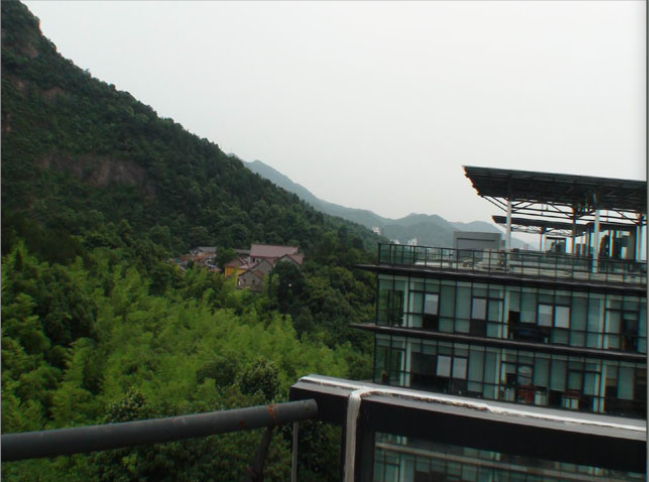
//> input picture BOF/Bag_Of_Feature/Bag_Of_Feature/p2.png, 649 x 482 px
$ ./main   (built with g++ and OpenCV 4)
//> lines starting //> are read from the running program, lines starting //| are printed output that depends on the picture
#include "highgui/highgui.hpp"
#include "opencv2/nonfree/nonfree.hpp"
#include "opencv2/legacy/legacy.hpp"
#include <iostream>
using namespace cv;
using namespace std;
int main()
{
	Mat image01 = imread("p2.png",1);//右图
//> image01 is the input picture: 482 rows x 649 cols, CV_8UC3; mean B, G, R 104.6, 114.2, 106.6
	Mat image02 = imread("p1.png",1);//左图
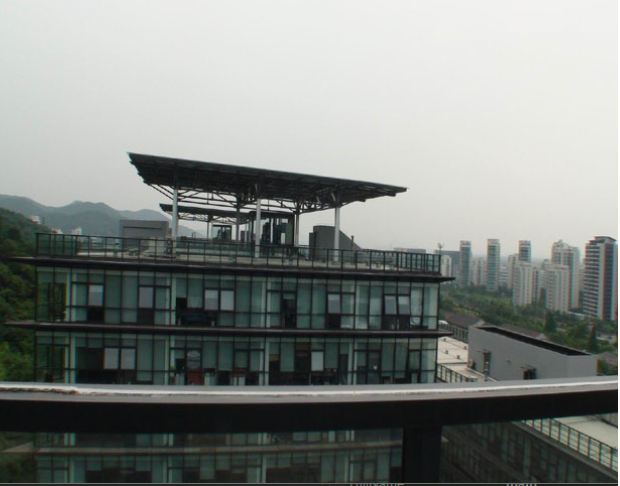
//> input picture BOF/Bag_Of_Feature/Bag_Of_Feature/p1.png, 620 x 486 px
//> image02 is the input picture: 486 rows x 620 cols, CV_8UC3; mean B, G, R 131, 134.5, 130.2

	//灰度转化
	Mat grayimg1, grayimg2;
	cvtColor(image01,grayimg1,CV_RGB2GRAY);
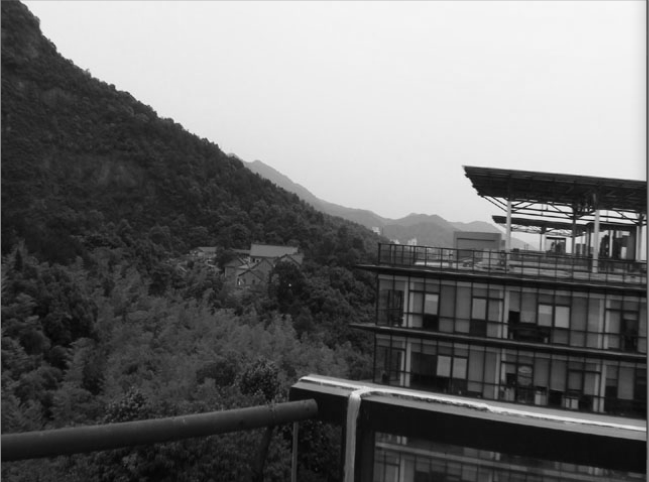
//> grayimg1: 482 rows x 649 cols, CV_8UC1; min 4, max 246, mean 110.4
	cvtColor(image02, grayimg2, CV_RGB2GRAY);

	//提取特征点
//> (the run ends here: the program needs code that is not available in this run, at `SurfFeatureDetector surfDetector(800);`)
